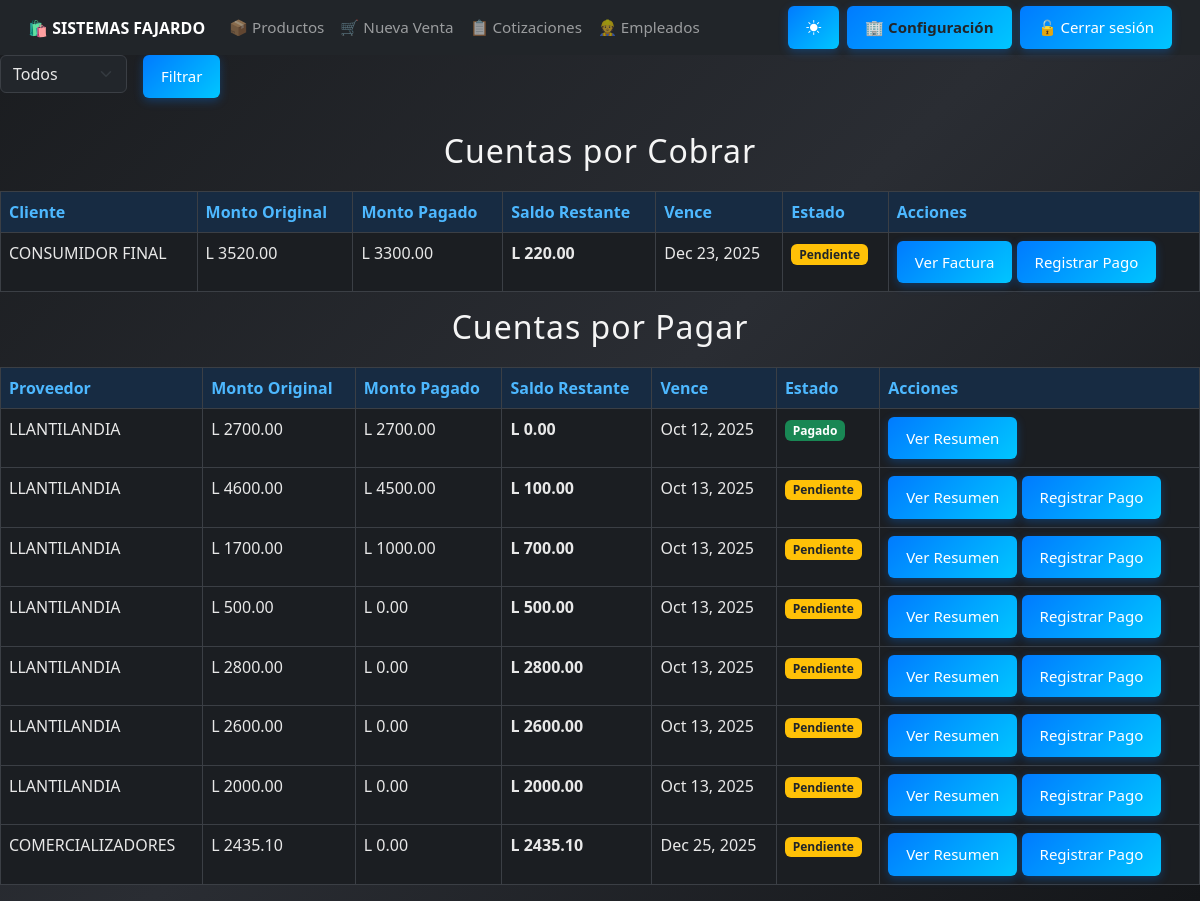
Screenshot of /cuentas/ (signed in) with the database file from the repository.
### core/models.py (models this page shows, shortened)
class EmpresaConfig(models.Model):
    nombre = models.CharField(max_length=150)
    rtn = models.CharField(max_length=20)
    direccion = models.CharField(max_length=255)
    telefono = models.CharField(max_length=20, blank=True, null=True)
    correo = models.CharField(max_length=150, blank=True, null=True)

class CuentaPorCobrar(models.Model):
    cliente           = models.ForeignKey(Cliente, on_delete=models.CASCADE)
    venta             = models.ForeignKey(
        Venta,
        on_delete=models.CASCADE,
        related_name='cuentaporcobrar'  # 🔹 Esto permite venta.cuentaporcobrar.all() o .first()
    )
    monto_pendiente   = models.DecimalField(max_digits=10, decimal_places=2)
    fecha_vencimiento = models.DateField()
    estado            = models.CharField(
        max_length=20,
        choices=[('pendiente', 'Pendiente'), ('pagado', 'Pagado')]
    )
    fecha_pago        = models.DateField(null=True, blank=True)
    monto_pagado      = models.DecimalField(max_digits=10, decimal_places=2, default=0)
    @property
    def saldo_restante(self):
        return self.monto_pendiente - self.monto_pagado

class Cliente(models.Model):
    nombre = models.CharField(max_length=150)
    rtn = models.CharField(max_length=20, blank=True, null=True)
    direccion = models.CharField(max_length=255, blank=True, null=True)
    telefono = models.CharField(max_length=20, blank=True, null=True)

class CuentaPorPagar(models.Model):
    proveedor         = models.ForeignKey(Proveedor, on_delete=models.CASCADE)
    compra            = models.ForeignKey(Compra, on_delete=models.CASCADE)
    monto_pendiente   = models.DecimalField(max_digits=10, decimal_places=2)
    fecha_vencimiento = models.DateField()
    estado            = models.CharField(
        max_length=20,
        choices=[('pendiente', 'Pendiente'), ('pagado', 'Pagado')]
    )
    fecha_pago        = models.DateField(null=True, blank=True)
    monto_pagado      = models.DecimalField(max_digits=10, decimal_places=2, default=0)
    @property
    def saldo_restante(self):
        return self.monto_pendiente - self.monto_pagado

class Proveedor(models.Model):
    nombre = models.CharField(max_length=200, verbose_name="Nombre/Razón Social")
    rtn = models.CharField(max_length=20, blank=True, null=True, verbose_name="RTN")
    direccion = models.TextField(blank=True)
    telefono = models.CharField(max_length=20, blank=True)
    correo = models.EmailField(blank=True)
    contacto = models.CharField(max_length=100, blank=True, help_text="Nombre del contacto principal")
    activo = models.BooleanField(default=True)
    fecha_creacion = models.DateTimeField(auto_now_add=True)
    class Meta:
        ordering = ['nombre']
        verbose_name_plural = "Proveedores"

### core/views.py (the view)
# urls.py: path('cuentas/', views.resumen_cuentas, name='resumen_cuentas'),
@login_required
@permission_required('core.view_cuentaporcobrar', raise_exception=True)
@permission_required('core.view_cuentaporpagar', raise_exception=True)
def resumen_cuentas(request):
    estado = request.GET.get('estado')  # puede ser 'pendiente', 'pagado' o None
    por_cobrar = CuentaPorCobrar.objects.all()
    por_pagar = CuentaPorPagar.objects.all()
    if estado:
        por_cobrar = por_cobrar.filter(estado=estado)
        por_pagar = por_pagar.filter(estado=estado)
    return render(request, 'resumen_cuentas.html', {
        'por_cobrar': por_cobrar,
        'por_pagar': por_pagar,
        'estado_seleccionado': estado
    })

### core/context_processors.py (called while the page is built)
def empresa_context(request):
    try:
        empresa = EmpresaConfig.objects.get(pk=1)
    except EmpresaConfig.DoesNotExist:
        empresa = None
    return {
        'empresa': empresa
    }

### core/templates/resumen_cuentas.html (shortened to what this page needs)
{% extends 'base.html' %}
{% block content %}
<form method="get" class="row g-3 mb-4">
  <div class="col-auto">
    <select name="estado" class="form-select">
      <option value="" {% if not estado_seleccionado %}selected{% endif %}>Todos</option>
    </select>
  </div>
  <div class="col-auto">
    <button type="submit" class="btn btn-primary">Filtrar</button>
  </div>
</form>
<h2>Cuentas por Cobrar</h2>
<table class="table table-bordered">
  <thead>
    <tr>
      <th>Cliente</th>
      <th>Monto Original</th>
      <th>Monto Pagado</th>
      <th>Saldo Restante</th>
      <th>Vence</th>
      <th>Estado</th>
      <th>Acciones</th>
    </tr>
  </thead>
  <tbody>
    {% for cuenta in por_cobrar %}
    <tr>
      <td>{{ cuenta.cliente.nombre }}</td>
      <td>L {{ cuenta.monto_pendiente|floatformat:2 }}</td>
      <td>L {{ cuenta.monto_pagado|floatformat:2 }}</td>
      <td>
        <strong>L {{ cuenta.saldo_restante|floatformat:2 }}</strong>
      </td>
      <td>{{ cuenta.fecha_vencimiento|date:"M d, Y" }}</td>
      <td>
        {% if cuenta.estado == 'pendiente' %}
          <span class="badge bg-warning text-dark">Pendiente</span>
        {% else %}
          <span class="badge bg-success">Pagado</span>
        {% endif %}
      </td>
      <td>
        <a href="{% url 'factura' cuenta.venta.id %}" class="btn btn-sm btn-outline-primary">Ver Factura</a>
        {% if cuenta.estado == 'pendiente' %}
        <a href="{% url 'registrar_pago_cliente' cuenta.id %}" class="btn btn-sm btn-success">Registrar Pago</a>
        {% endif %}
      </td>
    </tr>
    {% empty %}
    <tr>
      <td colspan="7">No hay cuentas por cobrar.</td>
    </tr>
    {% endfor %}
  </tbody>
</table>
<h2>Cuentas por Pagar</h2>
<table class="table table-bordered">
  <thead>
    <tr>
      <th>Proveedor</th>
      <th>Monto Original</th>
      <th>Monto Pagado</th>
      <th>Saldo Restante</th>
      <th>Vence</th>
      <th>Estado</th>
      <th>Acciones</th>
    </tr>
  </thead>
  <tbody>
    {% for cuenta in por_pagar %}
    <tr>
      <td>{{ cuenta.proveedor.nombre }}</td>
      <td>L {{ cuenta.monto_pendiente|floatformat:2 }}</td>
      <td>L {{ cuenta.monto_pagado|floatformat:2 }}</td>
      <td>
        <strong>L {{ cuenta.saldo_restante|floatformat:2 }}</strong>
      </td>
      <td>{{ cuenta.fecha_vencimiento|date:"M d, Y" }}</td>
      <td>
        {% if cuenta.estado == 'pendiente' %}
          <span class="badge bg-warning text-dark">Pendiente</span>
        {% else %}
          <span class="badge bg-success">Pagado</span>
        {% endif %}
      </td>
      <td>
        <a href="{% url 'resumen_compra' cuenta.compra.id %}" class="btn btn-sm btn-outline-success">Ver Resumen</a>
        {% if cuenta.estado == 'pendiente' %}
        <a href="{% url 'registrar_pago_proveedor' cuenta.id %}" class="btn btn-sm btn-success">Registrar Pago</a>
        {% endif %}
      </td>
    </tr>
    {% empty %}
    <tr>
      <td colspan="7">No hay cuentas por pagar.</td>
    </tr>
    {% endfor %}
  </tbody>
</table>
{% endblock %}

### core/templates/base.html (shortened to what this page needs)
<!DOCTYPE html>
<html lang="es">
<head>
  {% load static %}
  <link href="https://cdn.jsdelivr.net/npm/bootstrap@5.3.0/dist/css/bootstrap.min.css" rel="stylesheet">
  <link rel="stylesheet" href="{% static 'css/estilo_base.css' %}">
  <link href="https://cdn.jsdelivr.net/npm/bootstrap-icons@1.11.3/font/bootstrap-icons.css" rel="stylesheet">
</head>
<body>
  <nav class="navbar navbar-expand-lg navbar-dark bg-dark sticky-top" id="menu-principal">
    <div class="container-fluid">
      <a class="navbar-brand fw-bold" href="{% url 'dashboard' %}">
        🛍️ {{ empresa.nombre|default:"SISTEMAS FAJARDO" }}
      </a>
      <div class="collapse navbar-collapse" id="navbarNav">
        <ul class="navbar-nav me-auto">
          <li class="nav-item">
            <a class="nav-link" href="{% url 'listar_productos' %}">📦 Productos</a>
          </li>
          <li class="nav-item">
            {% if perms.core.add_venta %}
              <a class="nav-link" href="{% url 'crear_venta' %}">🛒 Nueva Venta</a>
            {% endif %}
          </li>
          <li class="nav-item">
            {% if perms.core.view_cotizacion %}
              <a class="nav-link" href="{% url 'lista_cotizaciones' %}">📋 Cotizaciones</a>
            {% endif %}
          </li>
          <li class="nav-item">
            {% if perms.core.view_empleado %}
              <a class="nav-link" href="{% url 'lista_empleados' %}">👷 Empleados</a>
            {% endif %}
          </li>
        </ul>
        <ul class="navbar-nav ms-auto align-items-center">
          <li class="nav-item me-2">
            <button id="themeToggle" class="btn btn-outline-light btn-sm">
              <i class="bi bi-brightness-high-fill" id="themeIcon"></i>
            </button>
          </li>
          {% if perms.core.view_empleado %}
          <li class="nav-item me-2">
            <a href="{% url 'configuracion_empresa' %}"
               class="btn btn-warning btn-sm fw-bold text-dark">
              🏢 Configuración
            </a>
          </li>
          {% endif %}
          {% if user.is_authenticated %}
          <li class="nav-item">
            <form action="{% url 'logout' %}" method="post">
              <button type="submit" class="btn btn-danger btn-sm">
                🔓 Cerrar sesión
              </button>
            </form>
          </li>
          {% endif %}
        </ul>
      </div>
    </div>
  </nav>
  <div class="container-fluid px-0">
    {% block content %}
    {% endblock %}
  </div>
</body>
</html>

### static/css/estilo_base.css (style rules this page uses)
h2, h3 { text-align: center; color: #f5f5f5; margin-bottom: 20px; letter-spacing: 1px; transition: color 0.3s ease; }
form input, form textarea, form select { width: 100%; padding: 10px; margin-bottom: 15px; border: 1px solid rgba(255, 255, 255, 0.2); border-radius: 6px; background-color: rgba(255, 255, 255, 0.1); color: #fff; box-sizing: border-box; transition: all 0.3s ease; }
button, .btn { background: linear-gradient(135deg, #007bff, #00c6ff); color: white; padding: 12px 20px; border: none; border-radius: 6px; font-size: 16px; cursor: pointer; transition: all 0.3s ease; box-shadow: 0 3px 10px rgba(0, 123, 255, 0.3); }
body { background: linear-gradient(135deg, #1a1c1f, #2a2d33, #141619); background-attachment: fixed; color: #f1f1f1; transition: all 0.4s ease; }
@media (max-width: 1200px) { .btn { font-size: 15px; padding: 10px 18px; } }
.navbar, .container, .btn, .contenedor, .form-row, .productos-box { transition: all 0.3s ease; }
.navbar { padding: 0.4rem 1rem !important; }
.navbar-brand { font-size: 1rem; white-space: nowrap; }
.navbar-nav .nav-link { font-size: 0.95rem; padding: 6px 10px; }
html, body { height: 100%; min-height: 100vh; margin: 0; padding: 0; display: flex; flex-direction: column; }
:root { --radius: 6px; }
body:not(.light-mode) { --bs-body-bg: #1b1e22; --bs-body-color: #e8e8e8; --bs-border-color: #3b3f45; --bs-primary-bg-subtle: #172b42; --bs-primary-text: #4db8ff; --bs-card-bg: #22262b; --bs-table-bg: #262b31; --bs-table-striped-bg: #2c3238; --bs-table-hover-bg: #333a42; --bs-warning-bg: #5c4d00; --bs-danger-bg: #5c1f1f; }
body, html { background-color: var(--bs-body-bg) !important; color: var(--bs-body-color) !important; }
input, select, textarea { background-color: var(--bs-card-bg) !important; color: var(--bs-body-color) !important; border-color: var(--bs-border-color) !important; }
.table { background-color: var(--bs-table-bg) !important; color: var(--bs-body-color) !important; }
.table thead th { background-color: var(--bs-primary-bg-subtle) !important; color: var(--bs-primary-text) !important; }
.btn { border-radius: var(--radius); }
.btn-primary { background-color: var(--bs-primary-text); border-color: var(--bs-primary-text); }

### rows the page displays
EmpresaConfig: nombre "SISTEMAS FAJARDO"
CuentaPorCobrar: cliente.nombre "CONSUMIDOR FINAL", monto_pendiente "3520.00", monto_pagado "3300.00", saldo_restante "220.00", fecha_vencimiento "Dec 23, 2025", estado "Pendiente"
CuentaPorPagar: proveedor.nombre "LLANTILANDIA", monto_pendiente "2700.00", monto_pagado "2700.00", saldo_restante "0.00", fecha_vencimiento "Oct 12, 2025", estado "Pagado"
CuentaPorPagar: proveedor.nombre "LLANTILANDIA", monto_pendiente "4600.00", monto_pagado "4500.00", saldo_restante "100.00", fecha_vencimiento "Oct 13, 2025", estado "Pendiente"
CuentaPorPagar: proveedor.nombre "LLANTILANDIA", monto_pendiente "1700.00", monto_pagado "1000.00", saldo_restante "700.00", fecha_vencimiento "Oct 13, 2025", estado "Pendiente"
CuentaPorPagar: proveedor.nombre "LLANTILANDIA", monto_pendiente "500.00", monto_pagado "0.00", saldo_restante "500.00", fecha_vencimiento "Oct 13, 2025", estado "Pendiente"
CuentaPorPagar: proveedor.nombre "LLANTILANDIA", monto_pendiente "2800.00", monto_pagado "0.00", saldo_restante "2800.00", fecha_vencimiento "Oct 13, 2025", estado "Pendiente"
CuentaPorPagar: proveedor.nombre "LLANTILANDIA", monto_pendiente "2600.00", monto_pagado "0.00", saldo_restante "2600.00", fecha_vencimiento "Oct 13, 2025", estado "Pendiente"
CuentaPorPagar: proveedor.nombre "LLANTILANDIA", monto_pendiente "2000.00", monto_pagado "0.00", saldo_restante "2000.00", fecha_vencimiento "Oct 13, 2025", estado "Pendiente"
CuentaPorPagar: proveedor.nombre "COMERCIALIZADORES", monto_pendiente "2435.10", monto_pagado "0.00", saldo_restante "2435.10", fecha_vencimiento "Dec 25, 2025", estado "Pendiente"
